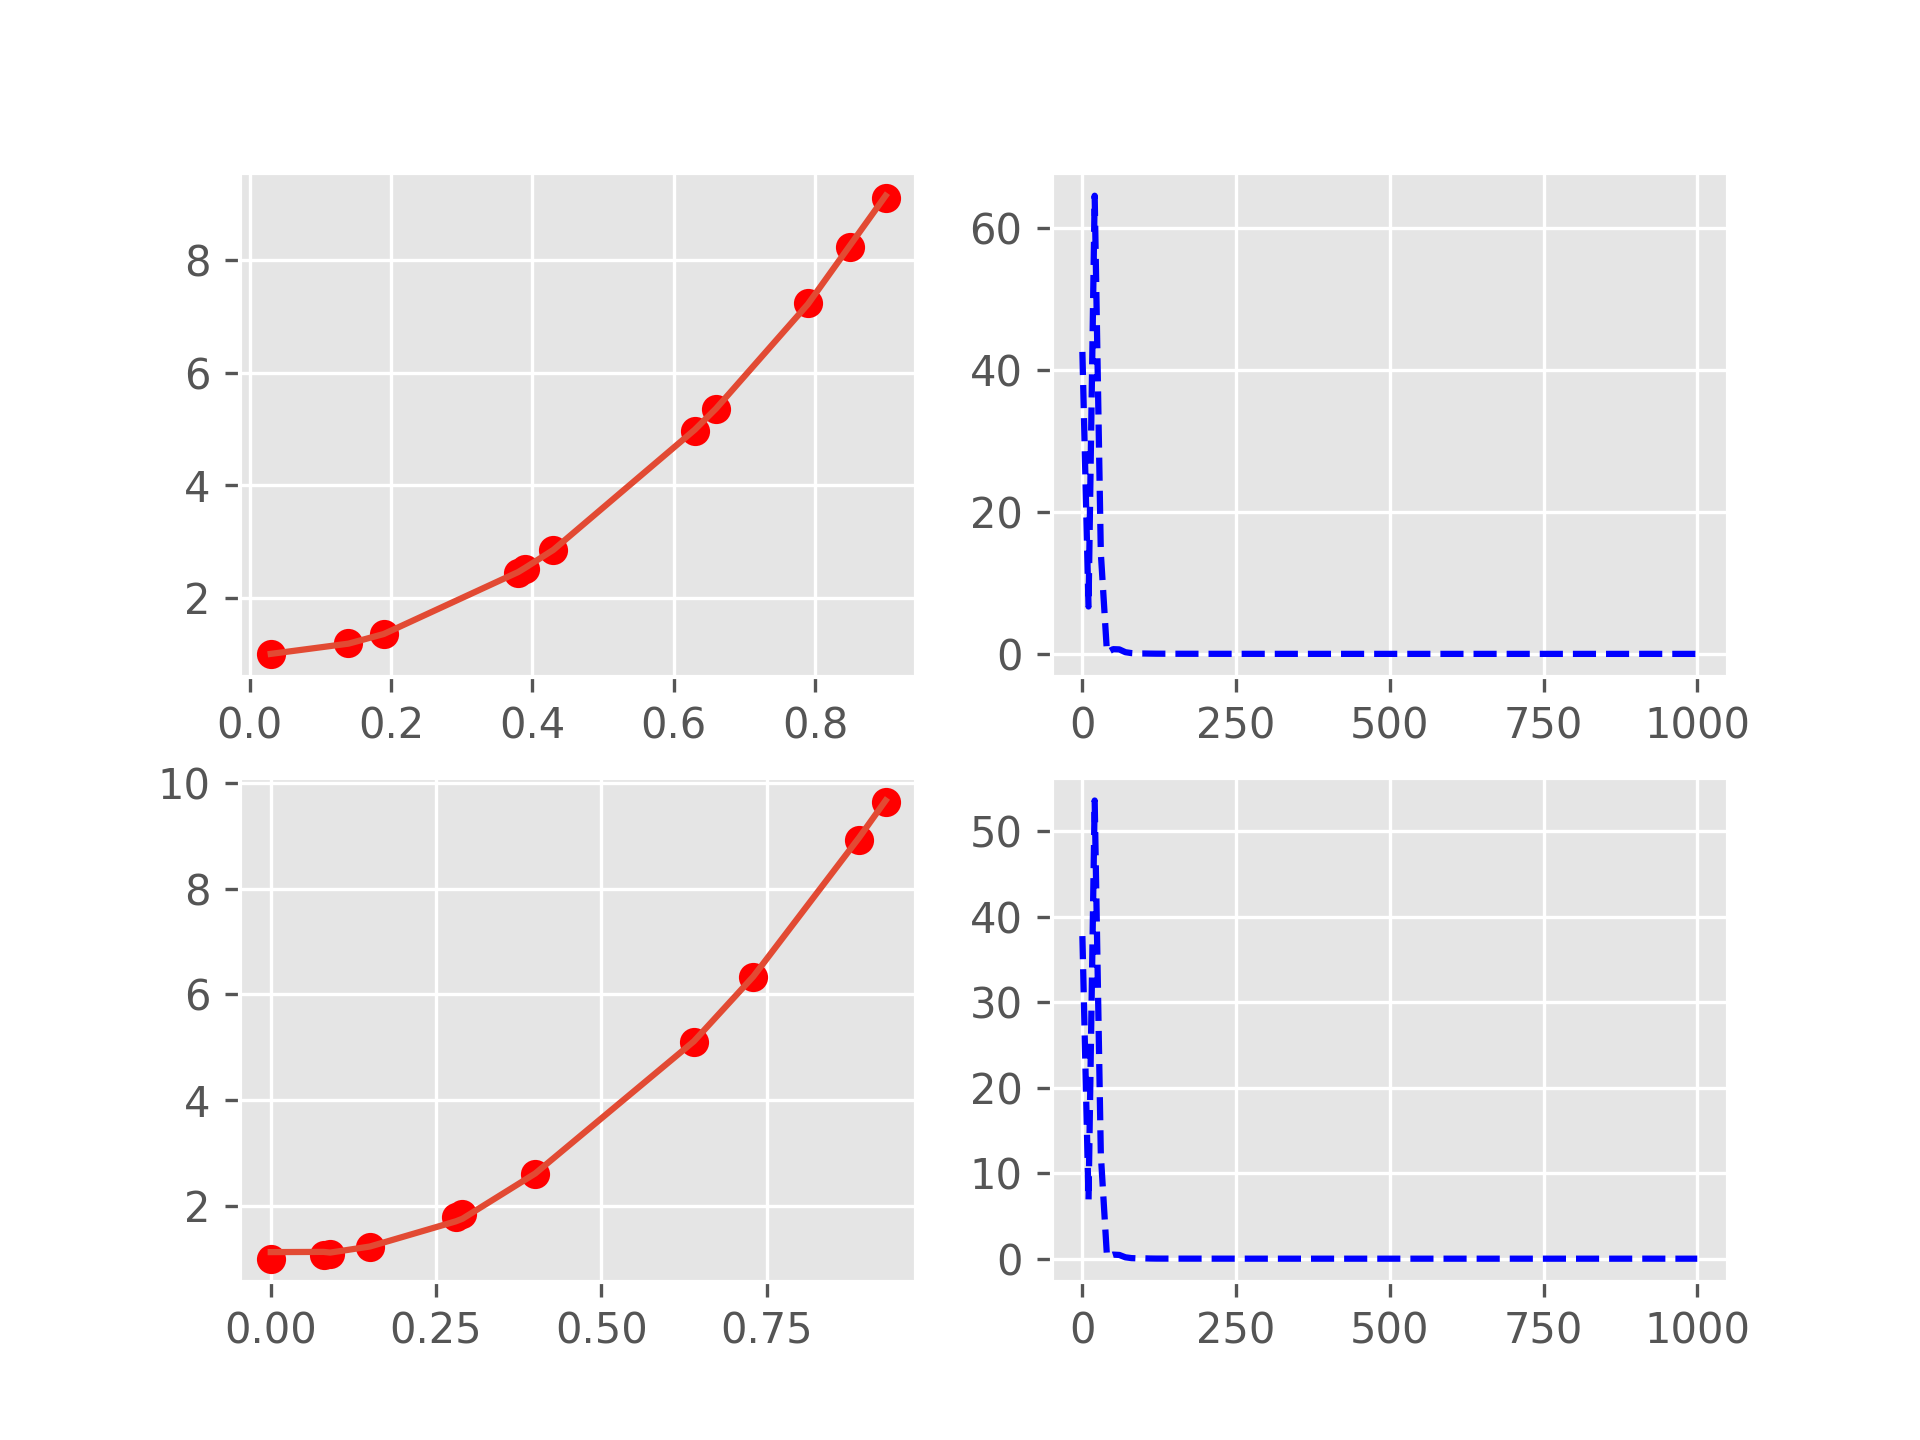

Python code for this plot:
#!/usr/bin/env python3
# -*- coding: utf-8 -*-
# Authors: zhongxinan

# # # # # # # # # # # # # # # # # # # # # # # # # # # # # # # # # # # # #
# # # # # # # # # # # # # # # # # # # # # # # # # # # # # # # # # # # # #

import os
os.environ["TF_CPP_MIN_LOG_LEVEL"] = "0"
os.environ["CUDA_DEVICE_ORDER"] = "PCI_BUS_ID"
os.environ["CUDA_VISIBLE_DEVICES"] = "7"
import sys
import platform
import numpy as np
import matplotlib.pyplot as plt
import math
import sklearn
from sklearn.model_selection import train_test_split
# import tensorflow as tf
import tensorflow.compat.v1 as tf
tf.disable_v2_behavior()

np.set_printoptions(suppress=True)
plt.style.use("ggplot")

print(f"Python {sys.version}")
print(f"Python Platform {platform.platform}")
print(f"Numpy {np.__version__}")
print(f"Scikit-Learn {sklearn.__version__}")
print(f"TensorFlow {tf.__version__}")

np.random.seed(10)
# tf.set_random_seed(10)

print(tf.test.is_gpu_available())
tf.config.list_physical_devices('GPU')
tf.debugging.set_log_device_placement(True)

# # gpu_options=tf.GPUOptions(per_process_gpu_memory_fraction=0.7)
# # config = tf.ConfigProto(log_device_placement=False, gpu_options=gpu_options)
# # config.gpu_options.per_process_gpu_memory_fraction = 0.7
# # keras.backend.tensorflow_backend.set_session(tf.Session(config=config))
# # session = tf.Session(config=config)
# # sudo pip3 install tensorflow keras numpy scikit-learn scipy matplotlib


# # X = np.linspace(0, 1, 101)[:, np.newaxis]
# # # Y = np.square(X)
# # Y = np.multiply(np.square(X), 10) + 1


X = np.linspace(0, 10, 101)[:, np.newaxis]
Y = np.multiply(np.square(X), 0.1) + 0.1

np.random.seed(10)
np.random.shuffle(X)
np.random.seed(10)
np.random.shuffle(Y)

X_train, X_test, Y_train, Y_test = train_test_split(X, Y, test_size=0.1, random_state=10)
n = int(X.shape[0] * 0.9)
X_train, X_test, Y_train, Y_test = X[:n], X[n:], Y[:n], Y[n:]

X_train_idx = np.squeeze(np.argsort(X_train[:X_test.shape[0]], axis=0), axis=1)
print("X_train_idx", X_train_idx)
X_train_data, Y_train_data = X_train[X_train_idx], Y_train[X_train_idx]

X_test_idx = np.squeeze(np.argsort(X_test, axis=0), axis=1)
print("X_test_idx", X_test_idx)
X_test, Y_test = X_test[X_test_idx], Y_test[X_test_idx]

print("X_train.shape", X_train.shape)
print("Y_train.shape", Y_train.shape)
print("X_test.shape", X_test.shape)
print("Y_test.shape", Y_test.shape)

for i in range(min(X_train_data.shape[0], 10)):
    print("TRAIN_DATA:", i, X_train_data[i], Y_train_data[i])

for i in range(min(X_test.shape[0], 10)):
    print("TEST_DATA:", i, X_test[i], Y_test[i])

# 创建模型
input = {
    "X": tf.placeholder("float", [None, 1]),
    "Y": tf.placeholder("float", [None, 1]),
}


def layer_norm(input_tensor, name=None):
    """Run layer normalization on the last dimension of the tensor."""
    layer_norma = tf.keras.layers.LayerNormalization(axis=-1)
    return layer_norma(input_tensor)


def swish(x):
    return x / tf.nn.sigmoid(x)


def variable_summaries(var, idx, type):
    with tf.name_scope("summary_" + str(idx) + "_" + type):

        mean = tf.reduce_mean(var)
        tf.summary.scalar("mean", mean)

        with tf.name_scope("stddev"):
            stddev = tf.sqrt(tf.reduce_mean(tf.square(var - mean)))
        tf.summary.scalar("stddev", stddev)
        tf.summary.scalar("max", tf.reduce_max(var))
        tf.summary.scalar("min", tf.reduce_min(var))
        tf.summary.histogram("histogram", var)


# 正向函数
dnn_dims = [200, 200, 1]
net = input["X"]
# net = tf.layers.batch_normalization(inputs=input["X"], name="concat_bn", reuse=tf.AUTO_REUSE)
print(net.get_shape().as_list())

# # net = tf.contrib.layers.layer_norm(inputs=input["X"], scope="concat_ln", reuse=tf.AUTO_REUSE)
# # net = layer_norm(input["X"])
# for idx, units in enumerate(dnn_dims):
#     if idx != len(dnn_dims) - 1:
#         net = tf.layers.dense(net, units=units, activation=tf.nn.relu, name="dnn_" + str(idx))
#         print("net", idx, units, net)
#     else:
#         pred = tf.layers.dense(net, units=units, activation=None, name="dnn_" + str(idx))
#         print("net", idx, units, pred)


w_list = []
b_list = []
for idx in range(len(dnn_dims)):
    if idx == 0:
        w_list.append(tf.Variable(tf.random_normal([net.get_shape().as_list()[1], dnn_dims[idx]], seed=1), name="weight_" + str(idx)))
        b_list.append(tf.Variable(tf.zeros([dnn_dims[idx]]), name="bias_" + str(idx)))
    else:
        w_list.append(tf.Variable(tf.random_normal([dnn_dims[idx-1], dnn_dims[idx]], seed=1), name="weight_" + str(idx)))
        b_list.append(tf.Variable(tf.zeros([dnn_dims[idx]]), name="bias_" + str(idx)))
    variable_summaries(w_list[idx], idx, "w")
    variable_summaries(b_list[idx], idx, "b")
print(w_list)


for idx in range(len(dnn_dims)):
    if idx != len(dnn_dims) - 1:
        net = tf.nn.relu(tf.nn.bias_add(tf.matmul(net, w_list[idx]), b_list[idx]))
        print("net", idx, net)
    else:
        pred = tf.nn.bias_add(tf.matmul(net, w_list[idx]), b_list[idx])
        print("net", idx, pred)


# 反向函数
# loss = tf.reduce_mean(tf.square(input["Y"] - pred))
train_loss_op = tf.losses.mean_squared_error(labels=input["Y"], predictions=pred, weights=1.0)
test_loss_op = tf.losses.mean_squared_error(labels=input["Y"], predictions=pred, weights=1.0)
tf.summary.scalar("train_loss", train_loss_op)
tf.summary.scalar("test_loss", test_loss_op)
# accuracy=tf.reduce_mean(tf.cast(tf.equal(tf.argmax(input["Y"], 1), tf.argmax(y_pred, 1)), tf.float32))

learning_rate = 0.01
# optimizer = tf.train.GradientDescentOptimizer(learning_rate).minimize(loss)
optimizer = tf.train.AdamOptimizer(learning_rate=learning_rate, beta1=0.9, beta2=0.999, epsilon=1e-8).minimize(train_loss_op)
# optimizer = tf.train.AdagradOptimizer(learning_rate=learning_rate, initial_accumulator_value=1e-8).minimize(loss)
# optimizer = tf.train.MomentumOptimizer(learning_rate=learning_rate, momentum=0.95).minimize(loss)
# optimizer = tf.train.FtrlOptimizer(learning_rate).minimize(loss)


import datetime

current_time = datetime.datetime.now().strftime("%Y-%m-%d %H:%M:%S")
print(current_time)
current_time = datetime.datetime.now().strftime("%Y-%m-%d %H%M%S")
print(current_time)

os.system("rm -rf ./logs")
log_dir = "./logs/"
print("\n", "current_time", current_time, log_dir, "\n")

# train_log_dir = "./logs/" + current_time + "/train"
# test_log_dir = "./logs/" + current_time + "/test"
# train_summary_writer = tf.summary.create_file_writer(train_log_dir)
# test_summary_writer = tf.summary.create_file_writer(test_log_dir)


init = tf.global_variables_initializer()
init_local = tf.local_variables_initializer()
merged = tf.summary.merge_all()
plotdata = {"epoch": [], "train_loss": [], "test_loss": []}

# 启动session
with tf.Session() as sess:
    sess.run(init)
    sess.run(init_local)
    writer = tf.summary.FileWriter(log_dir, sess.graph)

    for epoch in range(100000 + 1):
        sess.run(optimizer, feed_dict={input["X"]: X_train, input["Y"]: Y_train})

        if epoch % 100 == 0:
            train_summary, train_loss = sess.run([merged, train_loss_op], feed_dict={input["X"]: X_train, input["Y"]: Y_train})
            test_summary, test_loss = sess.run([merged, test_loss_op], feed_dict={input["X"]: X_test, input["Y"]: Y_test})
            writer.add_summary(train_summary, epoch)
            writer.add_summary(test_summary, epoch)

            print("epoch =", epoch, "train_loss =", train_loss, "test_loss =", test_loss)

            # with train_summary_writer.as_default():
            #     tf.summary.scalar("loss", train_loss, step=epoch)
            # with test_summary_writer.as_default():
            #     tf.summary.scalar("loss", test_loss, step=epoch)
            # tensorboard --logdir /Users/anzhongxin/Desktop/resys/logs
            # http://anzhongxindeMacBook-Pro.local:6006/
            # http://localhost:6006/
            # tensorboard --logdir /home/ubuntu/azx/logs
            # http://localhost:6006/
            # http://10.129.23.11:6006/
            # tensorboard --bind_all --logdir=/home/ubuntu/azx/logs  --port 8080


            if not (train_loss == "NA" or test_loss == "NA"):
                plotdata["epoch"].append(epoch)
                plotdata["train_loss"].append(train_loss)
                plotdata["test_loss"].append(test_loss)

    # 图像显示
    plt.subplot(221)
    plt.plot(X_train_data, Y_train_data, "ro")
    plt.plot(X_train_data, sess.run(pred, feed_dict={input["X"]: X_train_data}))

    plt.subplot(222)
    plt.plot(plotdata["epoch"], plotdata["train_loss"], "b--")

    plt.subplot(223)
    plt.plot(X_test, Y_test, "ro")
    plt.plot(X_test, sess.run(pred, feed_dict={input["X"]: X_test}))

    plt.subplot(224)
    plt.plot(plotdata["epoch"], plotdata["test_loss"], "b--")

    plt.savefig("test.png", dpi=300)
    # plt.show()

    pred_val = sess.run(pred, feed_dict={input["X"]: X_test, input["Y"]: Y_test})
    for i in range(min(X_test.shape[0], 10)):
        print("TEST_DATA:", i, X_test[i], Y_test[i], pred_val[i])

